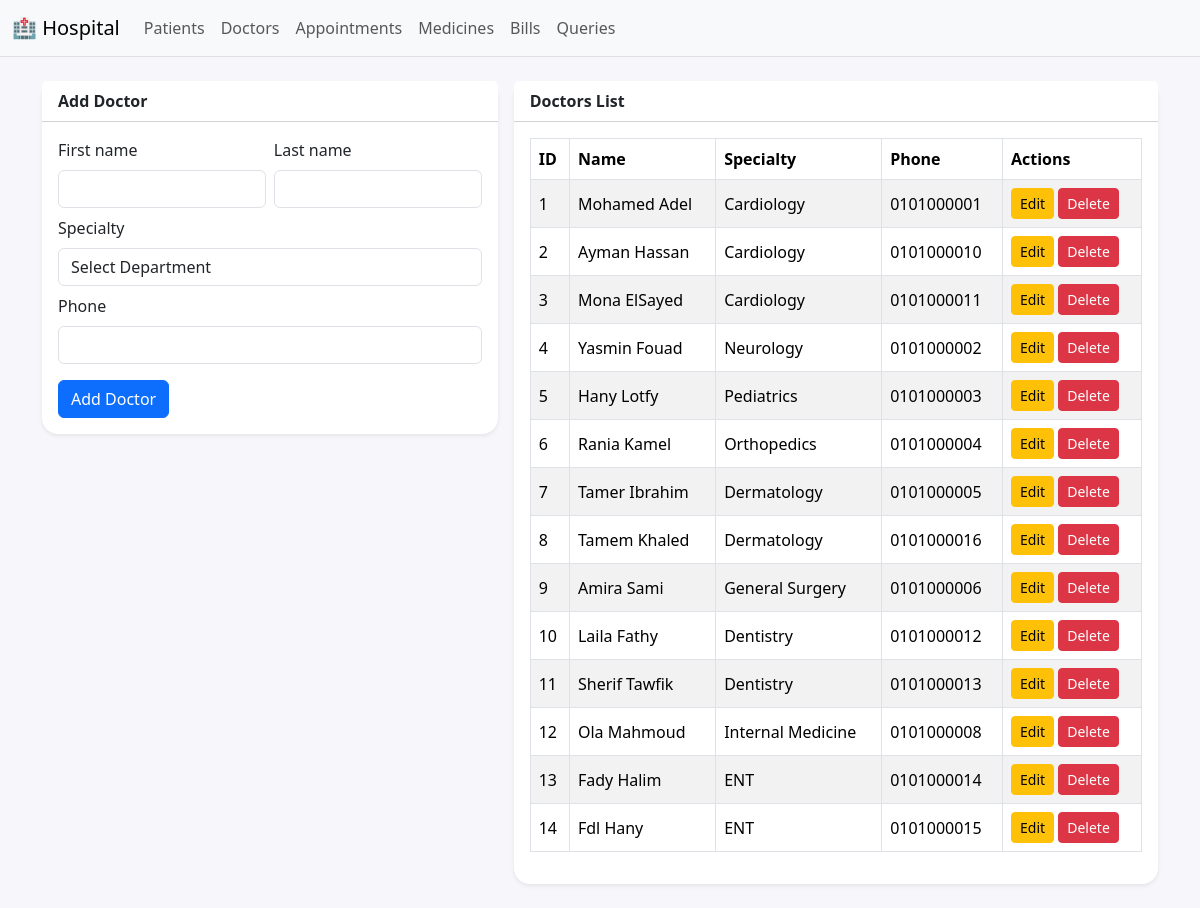
The app's page /doctors.php with its own data.
### tables this page shows
CREATE TABLE Doctor (
    doctor_id INT PRIMARY KEY AUTO_INCREMENT,
    first_name VARCHAR(20) NOT NULL,
    last_name VARCHAR(20) NOT NULL,
    Email VARCHAR(50),
    phone VARCHAR(15),
    dep_id INT,
    FOREIGN KEY (dep_id) REFERENCES Department(dep_id)
);

CREATE TABLE Department (
    dep_id INT PRIMARY KEY AUTO_INCREMENT,
    dep_name VARCHAR(20)
);

### helpers.php (called while the page is built, shortened)
<?php
function h($str) { return htmlspecialchars($str ?? '', ENT_QUOTES, 'UTF-8'); }
?>

### doctors.php (the view, shortened to what this page needs)
<?php include 'header.php'; ?>
<?php
$editing = null;
$doctors = $mysqli->query("
    SELECT Doctor.*, Department.dep_name
    FROM Doctor
    LEFT JOIN Department ON Doctor.dep_id = Department.dep_id
    ORDER BY Doctor.doctor_id ASC
");
?>
<div class="row g-3">
  <div class="col-lg-5">
    <div class="card shadow-sm">
      <div class="card-header bg-white"><strong><?php echo $editing?'Edit Doctor':'Add Doctor'; ?></strong></div>
      <div class="card-body">
        <form method="post">
          <div class="row g-2">
            <div class="col-md-6">
              <label class="form-label">First name</label>
              <input required name="first_name" class="form-control" value="<?php echo h($editing['first_name'] ?? ''); ?>">
            </div>
            <div class="col-md-6">
              <label class="form-label">Last name</label>
              <input required name="last_name" class="form-control" value="<?php echo h($editing['last_name'] ?? ''); ?>">
            </div>
            <div class="col-md-12">
              <label class="form-label">Specialty</label>
              <select required name="dep_id" class="form-control">
                <option value="">Select Department</option>
              </select>
            </div>
            <div class="col-md-12">
              <label class="form-label">Phone</label>
              <input name="phone" class="form-control" value="<?php echo h($editing['phone'] ?? ''); ?>">
            </div>
            <div class="col-12 mt-3">
              <button class="btn btn-primary" type="submit">
                <?php echo $editing?'Update':'Add'; ?> Doctor
              </button>
            </div>
          </div>
        </form>
      </div>
    </div>
  </div>
  <div class="col-lg-7">
    <div class="card shadow-sm">
      <div class="card-header bg-white"><strong>Doctors List</strong></div>
      <div class="card-body table-responsive">
        <table class="table table-bordered table-striped align-middle">
          <thead>
            <tr>
              <th>ID</th>
              <th>Name</th>
              <th>Specialty</th>
              <th>Phone</th>
              <th>Actions</th>
            </tr>
          </thead>
          <tbody>
          <?php while($row = $doctors->fetch_assoc()): ?>
            <tr>
              <td><?php echo (int)$row['doctor_id']; ?></td>
              <td><?php echo h($row['first_name'].' '.$row['last_name']); ?></td>
              <td><?php echo h($row['dep_name']); ?></td>
              <td><?php echo h($row['phone']); ?></td>
              <td>
                <a href="?edit=<?php echo $row['doctor_id']; ?>" class="btn btn-sm btn-warning">Edit</a>
                <form method="post" style="display:inline-block" onsubmit="return confirm('Delete this doctor?')">
                  <button type="submit" class="btn btn-sm btn-danger">Delete</button>
                </form>
              </td>
            </tr>
          <?php endwhile; ?>
          </tbody>
        </table>
      </div>
    </div>
  </div>
</div>
<?php include 'footer.php'; ?>

### header.php (style rules this page uses)
body { background:#f7f7fb }
.card { border:none;border-radius:1rem }
.table thead th { white-space:nowrap }

### records on screen
doctor: doctor_id "1", first_name+last_name "Mohamed Adel", dep.dep_name "Cardiology", phone "0101000001"
doctor: doctor_id "2", first_name+last_name "Ayman Hassan", dep.dep_name "Cardiology", phone "0101000010"
doctor: doctor_id "3", first_name+last_name "Mona ElSayed", dep.dep_name "Cardiology", phone "0101000011"
doctor: doctor_id "4", first_name+last_name "Yasmin Fouad", dep.dep_name "Neurology", phone "0101000002"
doctor: doctor_id "5", first_name+last_name "Hany Lotfy", dep.dep_name "Pediatrics", phone "0101000003"
doctor: doctor_id "6", first_name+last_name "Rania Kamel", dep.dep_name "Orthopedics", phone "0101000004"
doctor: doctor_id "7", first_name+last_name "Tamer Ibrahim", dep.dep_name "Dermatology", phone "0101000005"
doctor: doctor_id "8", first_name+last_name "Tamem Khaled", dep.dep_name "Dermatology", phone "0101000016"
doctor: doctor_id "9", first_name+last_name "Amira Sami", dep.dep_name "General Surgery", phone "0101000006"
doctor: doctor_id "10", first_name+last_name "Laila Fathy", dep.dep_name "Dentistry", phone "0101000012"
doctor: doctor_id "11", first_name+last_name "Sherif Tawfik", dep.dep_name "Dentistry", phone "0101000013"
doctor: doctor_id "12", first_name+last_name "Ola Mahmoud", dep.dep_name "Internal Medicine", phone "0101000008"
doctor: doctor_id "13", first_name+last_name "Fady Halim", dep.dep_name "ENT", phone "0101000014"
doctor: doctor_id "14", first_name+last_name "Fdl Hany", dep.dep_name "ENT", phone "0101000015"
